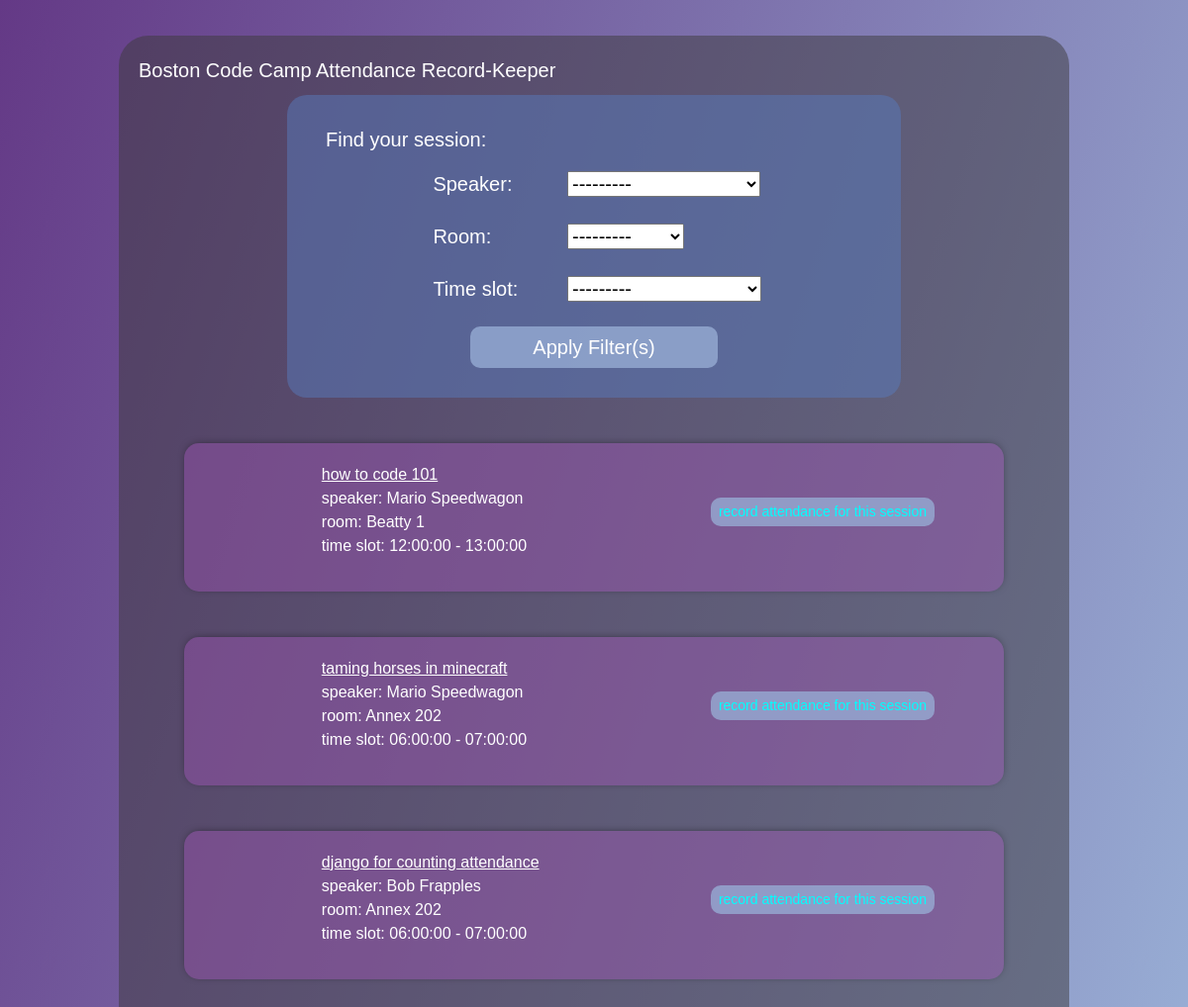
The app's page /counts/ with its own data.
### countmanager/models.py (models this page shows, shortened)
class Session(models.Model):
    name = models.CharField(max_length=30)
    speaker =models.ForeignKey(Speaker,on_delete=models.CASCADE)
    room = models.ForeignKey(Room,on_delete=models.CASCADE)
    time_slot = models.ForeignKey(TimeSlot, on_delete=models.CASCADE)
    beginning_count = models.IntegerField(default=0, blank=True)
    middle_count = models.IntegerField(default=0, blank=True)
    end_count = models.IntegerField(default=0, blank=True)

class Speaker(models.Model):
    first_name = models.CharField(max_length=20)
    last_name = models.CharField(max_length=20)
    phone_number = models.CharField(max_length=10, blank=True)
    email = models.CharField(max_length=30, blank=True)
    def __str__(self):
        return self.first_name +" "+ self.last_name
    class Meta:
        ordering = ('first_name',)

class Room(models.Model):
    name = models.CharField(max_length=30)
    capacity = models.IntegerField(default=0)
    def __str__(self):
        return self.name
    class Meta:
        ordering = ('name',)

class TimeSlot(models.Model):
    start_time=models.TimeField(default=0)
    end_time=models.TimeField(default=0)
    def __str__(self):
        return str(self.start_time) +" - "+ str(self.end_time)
    class Meta:
        ordering = ('start_time',)

### countmanager/views.py (the view)
# urls.py: path('', views.homePage, name='s'),
def homePage(request):
	print(request)
	sessions = Session.objects.all()
	form = SessionFilter(request.GET, queryset=sessions)
	print(form)
	success_msg=" "
	context = { 'filter':form, "msg":success_msg}
	return render(request, 'countmanager/SelectSess.html', context)

### countmanager/templates/countmanager/SelectSess.html (shortened to what this page needs)
<link rel="stylesheet" href="https://stackpath.bootstrapcdn.com/bootstrap/4.3.1/css/bootstrap.min.css">
<div class="center-column">
{% block content %}
<head class ="title">
  Boston Code Camp Attendance Record-Keeper
</head>
  <form class="input" method="get" >
    <head>
      Find your session:
    </head>
      <div class ="form" >
        {% for field in filter.form %}
          <div class="fieldWrapper">
            <span class = label>
              {{ field.label_tag }}
            </span>
            <span class = label>
              {{ field }}
            </span>
          </div>
        {% endfor %}
      </div>
      <div class="mybutton">
        <button class="bt btn btn-info" type="submit">Apply Filter(s)</button>
    </div>
  </form
  >
  {% for sess in filter.qs %}
    <div class="item-row">
      <div class="sess" >
        <div class="sessTitle">{{ sess.name }}</div>
          <div class="sessAtr">speaker: {{ sess.speaker }}</div>
          <div class="sessAtr">room: {{ sess.room }}</div>
          <div class="sessAtr">time slot: {{ sess.time_slot }}</div>
      </div>
      <a class="bt2 btn btn-sm btn-info sessSelect" href="{% url 'bme' sess.id %}"  >record attendance for this session</a>
    </div>
  {% endfor %}
{% endblock %}
</div>

### countmanager/templates/countmanager/SelectSess.html (style rules this page uses)
.center-column { width: 80% ; margin: 3% auto; padding:20px; background-color: rgba(61, 58, 61, 0.5); border-radius: 30px; }
.item-row { background-color: #af56c55b; margin: 5%; padding: 20 70; border-radius: 15px; color: #fff; font-size: 16px; box-shadow: 0px -1px 10px -4px rgba(0,0,0,0.75); height: 150; }
.mybutton { margin: auto; text-align: center; width: 250px; }
.bt { border-radius: 10px; width: 250px; font-size: 20px; }
.bt2 { text-align: right; border-radius: 10px; color: rgb(0, 255, 255); }
form { margin: 10 150; text-align: left; padding: 30px 39px; background-color: rgba(89, 122, 187, 0.5); border-radius: 20px; }
.btn-info { border-width: 0; background: rgba(152, 174, 213, 0.781); }
.label { width: 40%; display: inline-block; }
.fieldWrapper { margin: 15 20%; }
.sessTitle { text-align: left; text-decoration: underline; }
.sessAtr { text-align: left; }
.sess { margin-left: 10%; float: left; }
.sessSelect { margin: 35 0; float: right; }

### records on screen
Session: name "how to code 101", speaker "Mario Speedwagon", room "Beatty 1", time_slot "12:00:00 - 13:00:00"
Session: name "taming horses in minecraft", speaker "Mario Speedwagon", room "Annex 202", time_slot "06:00:00 - 07:00:00"
Session: name "django for counting attendance", speaker "Bob Frapples", room "Annex 202", time_slot "06:00:00 - 07:00:00"

### other values on screen
{{ field.label_tag }} "Speaker:" "Room:" "Time slot:"
